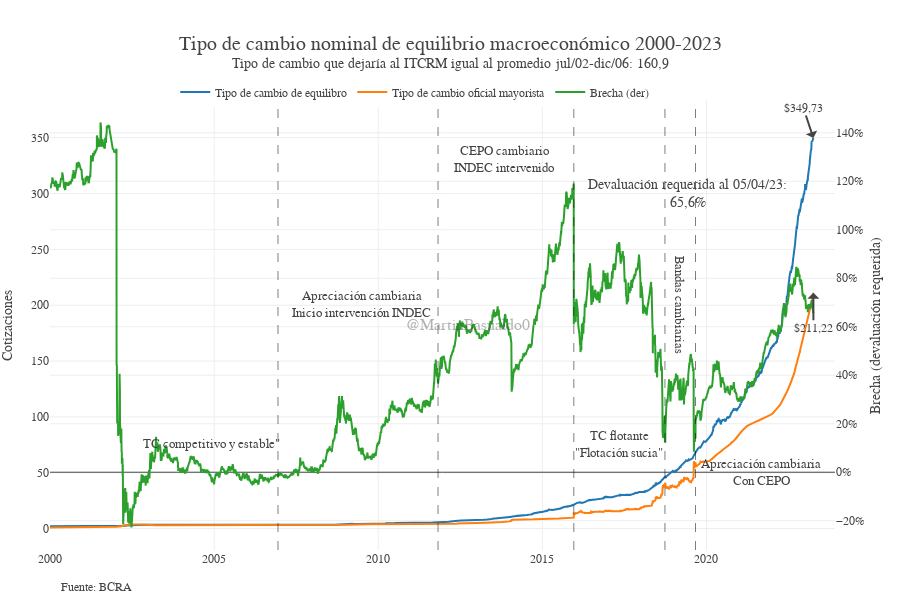

The code cell stored with this chart in its notebook:
### Code cell
bre.plot_brecha(anio_desde="2000")

### Figure 1 — Plotly figure (JSON) as saved in the notebook; plotly's stock layout.template omitted (floating-point values rounded to 4 significant figures; data arrays with more than 128 entries replaced by an {"elided": "..."} marker saying what was removed)
{"data": [{"mode": "lines", "name": "Tipo de cambio de equilibro", "type": "scatter", "x": {"elided": "8496 str values"}, "xaxis": "x", "y": {"elided": "8496 float values"}, "yaxis": "y"}, {"mode": "lines", "name": "Tipo de cambio oficial mayorista", "type": "scatter", "x": {"elided": "8496 str values"}, "xaxis": "x", "y": {"elided": "8496 float values"}, "yaxis": "y"}, {"mode": "lines", "name": "Brecha (der)", "type": "scatter", "x": {"elided": "8496 str values"}, "xaxis": "x", "y": {"elided": "8496 float values"}, "yaxis": "y2"}], "layout": {"annotations": [{"align": "left", "arrowhead": 1, "showarrow": true, "text": "$349,73", "x": "2023-04-05T00:00:00", "y": 349.7}, {"align": "left", "arrowhead": 1, "ax": 0, "ay": 35, "showarrow": true, "text": "$211,22", "x": "2023-04-05T00:00:00", "y": 211.2}, {"font": {"family": "georgia", "size": 13}, "showarrow": false, "text": "TC competitivo y estable\"", "x": "2004-12-1", "y": 75}, {"font": {"family": "georgia", "size": 13}, "showarrow": false, "text": "Apreciación cambiaria<br>Inicio intervención INDEC", "x": "2009-7-1", "y": 200}, {"font": {"family": "georgia", "size": 13}, "showarrow": false, "text": "CEPO cambiario<br>INDEC intervenido", "x": "2013-11-1", "y": 330}, {"font": {"family": "georgia", "size": 13}, "showarrow": false, "text": "TC flotante<br>\"Flotación sucia\"", "x": "2017-5-1", "y": 75}, {"font": {"family": "georgia", "size": 13}, "showarrow": false, "text": "Bandas cambiarias", "textangle": 90, "x": "2019-03-1", "y": 200}, {"font": {"family": "georgia", "size": 13}, "showarrow": false, "text": "Apreciación cambiaria<br>Con CEPO", "x": "2021-9-1", "y": 50}, {"font": {"size": 12}, "showarrow": false, "text": "Fuente: BCRA", "x": 0.1, "xanchor": "right", "xref": "paper", "xshift": 0, "y": -0.1, "yanchor": "auto", "yref": "paper", "yshift": 0}, {"font": {"family": "arial", "size": 16}, "opacity": 0.4, "showarrow": false, "text": "@MartinBasualdo0", "x": 0.5, "xref": "paper", "y": 0.5, "yref": "paper"}, {"font": {"family": "georgia", "size": 14}, "showarrow": false, "text": "Devaluación requerida al 05/04/23:<br>65,6%", "x": "2019-05-30", "y": 300}], "font": {"family": "Georgia"}, "height": 600, "legend": {"orientation": "h", "x": 0.15, "xanchor": "left", "y": 1.05, "yanchor": "top"}, "margin": {"b": 50, "l": 50, "r": 15}, "separators": ",.", "shapes": [{"line": {"color": "Black", "dash": "dash", "width": 1}, "opacity": 0.5, "type": "line", "x0": "2006-12-12", "x1": "2006-12-12", "xref": "x", "y0": 0, "y1": 1, "yref": "y domain"}, {"line": {"color": "Black", "dash": "dash", "width": 1}, "opacity": 0.5, "type": "line", "x0": "2011-10-28", "x1": "2011-10-28", "xref": "x", "y0": 0, "y1": 1, "yref": "y domain"}, {"line": {"color": "Black", "dash": "dash", "width": 1}, "opacity": 0.5, "type": "line", "x0": "2015-12-17", "x1": "2015-12-17", "xref": "x", "y0": 0, "y1": 1, "yref": "y domain"}, {"line": {"color": "Black", "dash": "dash", "width": 1}, "opacity": 0.5, "type": "line", "x0": "2018-09-26", "x1": "2018-09-26", "xref": "x", "y0": 0, "y1": 1, "yref": "y domain"}, {"line": {"color": "Black", "dash": "dash", "width": 1}, "opacity": 0.5, "type": "line", "x0": "2019-09-01", "x1": "2019-09-01", "xref": "x", "y0": 0, "y1": 1, "yref": "y domain"}], "title": {"font": {"size": 20}, "text": "Tipo de cambio nominal de equilibrio macroeconómico 2000-2023<br><sup>Tipo de cambio que dejaría al ITCRM igual al promedio jul/02-dic/06: 160,9"}, "width": 900, "xaxis": {"anchor": "y", "domain": [0, 0.94], "showgrid": true}, "yaxis": {"anchor": "x", "domain": [0, 1], "title": {"text": "Cotizaciones"}, "zeroline": false}, "yaxis2": {"anchor": "x", "overlaying": "y", "side": "right", "tickformat": ",.0%", "title": {"text": "Brecha (devaluación requerida)"}}}}
